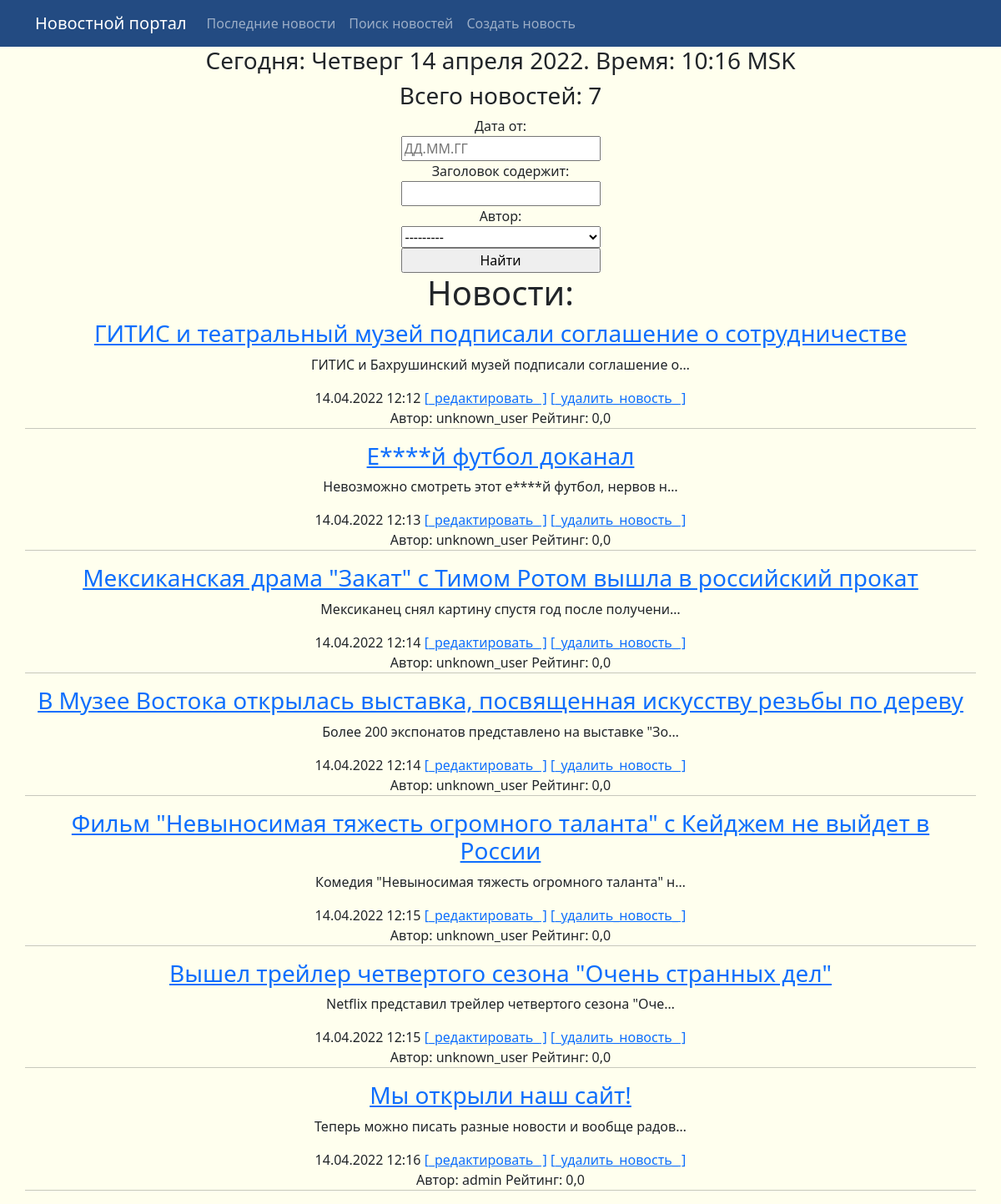
The app's page /news/search/ with its own data.
### news/models.py (models this page shows, shortened)
class Post(models.Model):
    post = "PS"
    news = "NW"
    TYPE = [
        (post, "Статья"),
        (news, "Новость"),
    ]
    author = models.ForeignKey('accounts.Author', on_delete=models.CASCADE)
    type = models.CharField(
        max_length=2,
        choices=TYPE,
        default=post
    )
    create_time = models.DateTimeField(auto_now_add=True)
    category = models.ManyToManyField(Category, through="PostCategory")
    header = models.CharField(
        max_length=124,
        default='Заголовок отсутвует'
    )
    text = models.TextField(default='Текст отсутствует')
    rating = models.FloatField(default=0.0)

### accounts/models.py (models this page shows, shortened)
class Author(models.Model):
    user = models.OneToOneField(User,
                                on_delete=models.CASCADE)
    rating = models.FloatField(default=0.0)
    def __str__(self):
        return self.user.username

### news/views.py (the view)
# urls.py: path('news/search/', NewsSearchView.as_view(), name='news_search'),
class NewsSearchView(ListView):
    model = Post
    template_name = 'search_news.html'
    context_object_name = 'post'
    def get_context_data(self, **kwargs):
        context = super().get_context_data(**kwargs)
        context['time_now'] = datetime.now()
        context['filter'] = SearchNewsFilter(self.request.GET, queryset=self.get_queryset())
        return context

### news/templatetags/censor_filter.py (called while the page is built)
def censor(word, start_sym=0, last_sym=0):
    if len(word) < 3:
        return "**"
    else:
        word = word[:1 + start_sym] + '*' * (len(word) - (start_sym + last_sym + 2)) + word[-(last_sym + 1):]
        return word

### templates/search_news.html (shortened to what this page needs)
{% extends 'default.html' %}
{% load censor_filter %}
{% block content %}
<h3> Сегодня: {{ time_now|date:'l d E Y' }}. Время: {{ time_now|date:'H:i T' }} </h3>
<h3>Всего новостей: {{ filter.qs|length }} </h3>
<form class='col-form' method="GET">
    {{filter.form}}
    <input type="submit" value="Найти">
</form>
<h1>Новости:</h1>
{% for post in filter.qs  %}
    <div class="row">
        <div class="col-lg-12 text-center">
            <h3> <a href="/news/{{ post.id }}"> {{ post.header|censor }}</a> </h3>
            <p> {{ post.text|truncatechars:50|censor }} </p>
            <span> {{ post.create_time|date:'d.m.Y H:i' }} </span>
            <a href="{% url 'post_update' post.id %}">[_редактировать_ ]</a>
            <a href="{% url 'post_delete' post.id %}">[_удалить_новость_ ]</a>
            <br>
            <span> Автор: {{post.author}} Рейтинг: {{ post.rating }} </span>
        </div>
        <hr>
    </div>
{% endfor %}
{% endblock content %}

### records on screen
Post: header|censor "ГИТИС и театральный музей подписали соглашение о сотрудничестве", text|censor "ГИТИС и Бахрушинский музей подписали соглашение о…", create_time "14.04.2022 12:12", author "unknown_user", rating "0,0"
Post: header|censor "Е****й футбол доканал", text|censor "Невозможно смотреть этот е****й футбол, нервов н…", create_time "14.04.2022 12:13", author "unknown_user", rating "0,0"
Post: header|censor "Мексиканская драма \"Закат\" с Тимом Ротом вышла в российский прокат", text|censor "Мексиканец снял картину спустя год после получени…", create_time "14.04.2022 12:14", author "unknown_user", rating "0,0"
Post: header|censor "В Музее Востока открылась выставка, посвященная искусству резьбы по дереву", text|censor "Более 200 экспонатов представлено на выставке \"Зо…", create_time "14.04.2022 12:14", author "unknown_user", rating "0,0"
Post: header|censor "Фильм \"Невыносимая тяжесть огромного таланта\" с Кейджем не выйдет в России", text|censor "Комедия \"Невыносимая тяжесть огромного таланта\" н…", create_time "14.04.2022 12:15", author "unknown_user", rating "0,0"
Post: header|censor "Вышел трейлер четвертого сезона \"Очень странных дел\"", text|censor "Netflix представил трейлер четвертого сезона \"Оче…", create_time "14.04.2022 12:15", author "unknown_user", rating "0,0"
Post: header|censor "Мы открыли наш сайт!", text|censor "Теперь можно писать разные новости и вообще радов…", create_time "14.04.2022 12:16", author "admin", rating "0,0"

### other values on screen
{{ time_now|date:'l d E Y' }} "Четверг 14 апреля 2022"
{{ time_now|date:'H:i T' }} "10:16 MSK"
{{ filter.qs|length }} "7"
